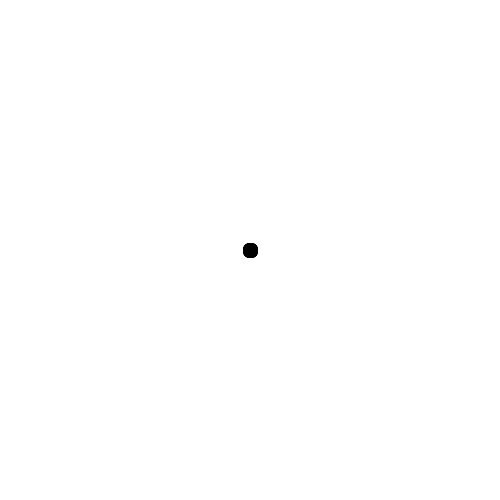
Frame 1 (no input)
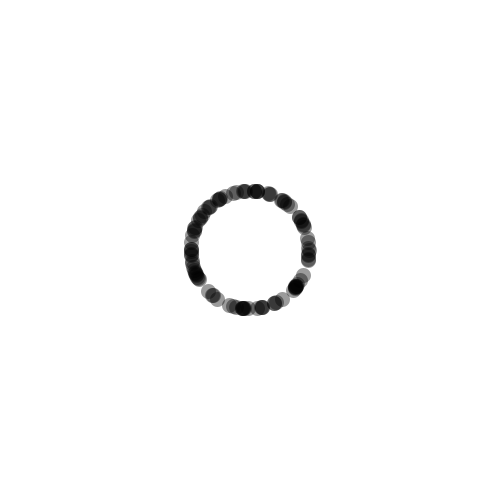
Frame 60 (the mouse pressed at the canvas centre just before this capture)
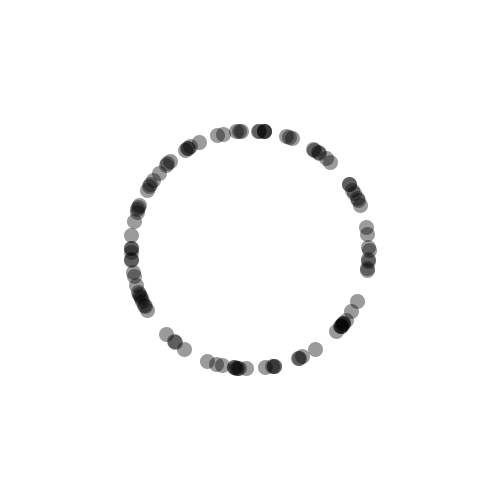
Frame 120 (the mouse held since frame 60 and released just before this capture)

The Processing sketch that drew these frames (run headless with seeded random() and noise(); from frame 60 on, the mouse is pressed at the canvas centre):

// Processing sketch: e04_losowaPredkoscWieleArrayListPierogi
// ── e04_losowaPredkoscWieleArrayListPierogi.pde

ArrayList<Pierog> pierogi = new ArrayList<Pierog>();

void setup() {
  size(500, 500);
  for(int i=0; i<100; i++) {
    pierogi.add(new Pierog());
  }
}

void draw() {
  background(255);
  
  for(Pierog p : pierogi) {
    p.rysuj();
    p.aktualizuj();
  }
 
}

// ── Pierog.pde
class Pierog {
  PVector gdzieJest;
  PVector predkosc;

  Pierog() {
    gdzieJest = new PVector(250, 250);
    predkosc = PVector.random2D(); //predkosc jeden w losowym kierunku
  }
  
  void aktualizuj() {
    gdzieJest.add(predkosc);
  }

  void rysuj() {
    strokeWeight(15);
    stroke(0, 100);
    point(gdzieJest.x, gdzieJest.y);
  }
}
